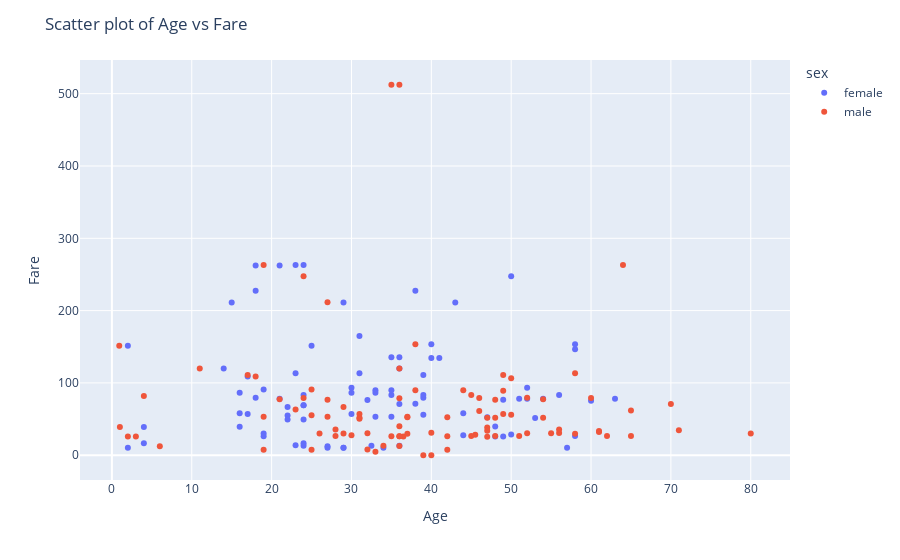

Source (notebook cell):
### Code cell
# how to include axes name and title
fig.update_layout(
    title = 'Scatter plot of Age vs Fare',
    xaxis_title = 'Age',
    yaxis_title = 'Fare'
)
fig.show()

### Figure 1 — Plotly figure (JSON) as saved in the notebook; plotly's stock layout.template omitted (floating-point values rounded to 4 significant figures)
{"data": [{"hovertemplate": "sex=female<br>age=%{x}<br>fare=%{y}<extra></extra>", "legendgroup": "female", "marker": {"color": "#636efa", "symbol": "circle"}, "mode": "markers", "name": "female", "orientation": "v", "showlegend": true, "type": "scatter", "x": [38, 35, 4, 58, 49, 29, 23, 32.5, 19, 22, 50, 44, 58, 2, 31, 32, 35, 29, 30, 58, 35, 63, 19, 2, 50, 17, 30, 24, 18, 31, 40, 36, 36, 16, 41, 24, 24, 22, 60, 24, 23, 24, 33, 14, 23, 35, 54, 25, 16, 34, 30, 44, 22, 36, 48, 39, 53, 39, 39, 18, 52, 40, 4, 21, 24, 15, 18, 24, 38, 27, 29, 21, 33, 36, 51, 57, 43, 17, 49, 33, 52, 27, 39, 16, 48, 47, 56, 19], "xaxis": "x", "y": [71.28, 53.1, 16.7, 26.55, 76.73, 10.5, 263, 13, 26.28, 66.6, 28.71, 27.72, 146.5, 10.46, 113.3, 76.29, 83.47, 10.46, 86.5, 153.5, 135.6, 77.96, 91.08, 151.6, 247.5, 108.9, 56.93, 83.16, 262.4, 164.9, 134.5, 135.6, 13, 57.98, 134.5, 263, 13, 55, 75.25, 69.3, 113.3, 16.7, 90, 120, 13.79, 90, 78.27, 151.6, 86.5, 10.5, 93.5, 57.98, 49.5, 71, 39.6, 79.65, 51.48, 55.9, 110.9, 79.65, 78.27, 153.5, 39, 77.96, 69.3, 211.3, 227.5, 49.5, 227.5, 10.5, 211.3, 262.4, 86.5, 120, 77.96, 10.5, 211.3, 57, 25.93, 53.1, 93.5, 12.47, 83.16, 39.4, 25.93, 52.55, 83.16, 30], "yaxis": "y"}, {"hovertemplate": "sex=male<br>age=%{x}<br>fare=%{y}<extra></extra>", "legendgroup": "male", "marker": {"color": "#EF553B", "symbol": "circle"}, "mode": "markers", "name": "male", "orientation": "v", "showlegend": true, "type": "scatter", "x": [54, 34, 28, 19, 65, 45, 25, 46, 71, 23, 21, 47, 24, 54, 37, 24, 36.5, 61, 56, 1, 3, 40, 38, 44, 37, 62, 52, 40, 37, 36, 0.92, 45.5, 38, 29, 2, 25, 27, 36, 32, 28, 50, 64, 4, 52, 30, 49, 65, 48, 47, 25, 58, 55, 18, 36, 47, 45, 50, 17, 36, 36, 60, 49, 42, 61, 80, 32, 48, 56, 58, 47, 31, 36, 27, 31, 49, 42, 35, 42, 48, 19, 27, 35, 36, 70, 19, 6, 29, 46, 11, 39, 51, 31, 33, 26], "xaxis": "x", "y": [51.86, 13, 35.5, 263, 61.98, 83.47, 7.65, 61.17, 34.65, 63.36, 77.29, 52, 247.5, 77.29, 53.1, 79.2, 26, 33.5, 30.7, 39, 26, 31, 90, 90, 52.55, 26.55, 79.65, 0, 29.7, 12.88, 151.6, 28.5, 153.5, 66.6, 26, 55.44, 211.5, 120, 8.05, 26.55, 55.9, 263, 81.86, 30.5, 27.75, 89.1, 26.55, 26.55, 38.5, 91.08, 29.7, 30.5, 108.9, 26.29, 34.02, 26.55, 106.4, 110.9, 26.39, 40.12, 79.2, 56.93, 52.55, 32.32, 30, 30.5, 76.73, 35.5, 113.3, 25.59, 52, 512.3, 76.73, 57, 110.9, 7.65, 26.29, 26.29, 52, 7.65, 53.1, 512.3, 78.85, 71, 53.1, 12.47, 30, 79.2, 120, 0, 26.55, 50.5, 5, 30], "yaxis": "y"}], "layout": {"legend": {"title": {"text": "sex"}, "tracegroupgap": 0}, "margin": {"t": 60}, "title": {"text": "Scatter plot of Age vs Fare"}, "xaxis": {"anchor": "y", "domain": [0, 1], "title": {"text": "Age"}}, "yaxis": {"anchor": "x", "domain": [0, 1], "title": {"text": "Fare"}}}}
